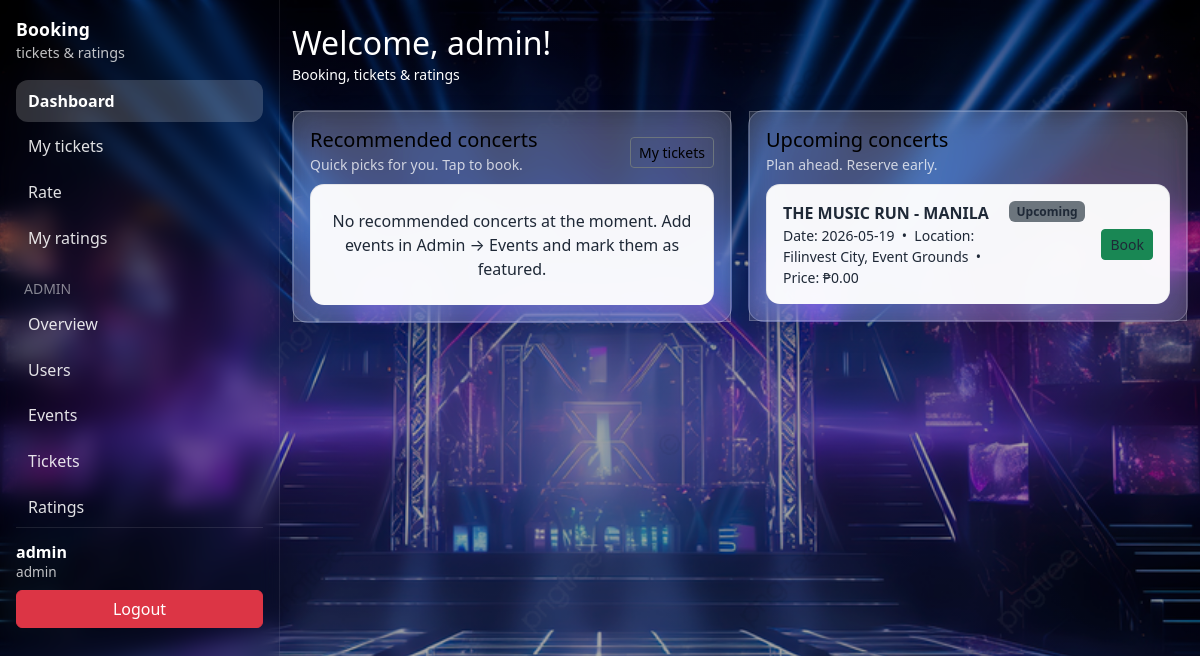
The page /dashboard.php (signed in) on the database its author committed.
### tables this page shows
CREATE TABLE `events` (
  `id` int(11) NOT NULL,
  `name` varchar(120) NOT NULL,
  `event_date` date NOT NULL,
  `location` varchar(150) NOT NULL,
  `price` decimal(10,2) NOT NULL,
  `regular_price` decimal(10,2) NOT NULL DEFAULT 0.00,
  `vip_price` decimal(10,2) NOT NULL DEFAULT 0.00,
  `is_featured` tinyint(1) NOT NULL DEFAULT 0,
  `created_at` timestamp NOT NULL DEFAULT current_timestamp()
);

### dashboard.php (the view, shortened to what this page needs)
<?php
require_once __DIR__ . '/db.php';
$recommendedConcerts = [];
$upcomingConcerts = [];
$today = date('Y-m-d');
try {
    $stmt = $conn->prepare("
        SELECT id, name, event_date AS date, location, price, regular_price, vip_price
        FROM events
        WHERE event_date >= ? AND (is_featured = 0 OR is_featured IS NULL)
        ORDER BY event_date ASC
    ");
    $stmt->execute([$today]);
    while ($row = $stmt->fetch(PDO::FETCH_ASSOC)) {
        $upcomingConcerts[] = [
            'id' => (int)$row['id'],
            'name' => $row['name'],
            'date' => $row['date'],
            'location' => $row['location'],
            'price' => (float)$row['price'],
            'regular_price' => (float)$row['regular_price'],
            'vip_price' => (float)$row['vip_price'],
            'tag' => 'Upcoming',
        ];
    }
} catch (PDOException $e) {
}
?>
<!DOCTYPE html>
<html lang="en">
<head>
    <link href="https://cdn.jsdelivr.net/npm/bootstrap@5.3.0/dist/css/bootstrap.min.css" rel="stylesheet">
    <link rel="stylesheet" href="theme.css">
</head>
<body class="booking-bg">
<div class="booking-layout">
  <?php require_once __DIR__ . '/partials/sidebar.php'; ?>
  <div class="booking-main">
    <div class="container py-4">
        <div class="mb-4">
            <h2 class="mb-0 dashboard-header-title" style="color: #ffffff !important;">Welcome, <?php echo htmlspecialchars($_SESSION["username"]); ?>!</h2>
            <small class="dashboard-header-subtitle" style="color: #ffffff !important;">Booking, tickets &amp; ratings</small>
        </div>
        <div class="row g-3">
            <div class="col-12 col-xl-6">
                <div class="card dashboard-card">
                    <div class="card-body">
                        <div class="d-flex flex-wrap justify-content-between align-items-center gap-2 mb-2">
                            <div>
                                <h5 class="card-title mb-0">Recommended concerts</h5>
                                <small class="text-muted">Quick picks for you. Tap to book.</small>
                            </div>
                            <div class="d-flex gap-2">
                                <a href="my_tickets.php" class="btn btn-outline-secondary btn-sm">My tickets</a>
                            </div>
                        </div>
                        <div class="list-group list-group-flush concert-list">
                            <?php if (empty($recommendedConcerts)): ?>
                                <div class="list-group-item px-3 py-4 text-muted text-center">No recommended concerts at the moment. Add events in Admin → Events and mark them as featured.</div>
                            <?php endif; ?>
                        </div>
                    </div>
                </div>
            </div>
            <div class="col-12 col-xl-6">
                <div class="card dashboard-card">
                    <div class="card-body">
                        <div class="d-flex flex-wrap justify-content-between align-items-center gap-2 mb-2">
                            <div>
                                <h5 class="card-title mb-0">Upcoming concerts</h5>
                                <small class="text-muted">Plan ahead. Reserve early.</small>
                            </div>
                        </div>
                        <div class="list-group list-group-flush concert-list">
                            <?php if (empty($upcomingConcerts)): ?>
                                <div class="list-group-item px-3 py-4 text-muted text-center">No upcoming concerts. Add events in Admin → Events.</div>
                            <?php else: ?>
                            <?php foreach ($upcomingConcerts as $c): ?>
                                <?php
                                $qs = http_build_query([
                                    'event_id' => $c['id'] ?? '',
                                    'event_name' => $c['name'],
                                    'event_date' => $c['date'],
                                    'event_location' => $c['location'],
                                    'price' => $c['price'],
                                ]);
                                ?>
                                <div class="list-group-item px-3 py-3">
                                    <div class="d-flex flex-column flex-md-row align-items-start align-items-md-center justify-content-between gap-3">
                                        <div class="d-flex align-items-start gap-2">
                                            <div>
                                                <div class="fw-semibold"><?php echo htmlspecialchars($c['name']); ?></div>
                                                <div class="text-muted small">
                                                    Date: <?php echo htmlspecialchars($c['date']); ?>
                                                    &nbsp;•&nbsp; Location: <?php echo htmlspecialchars($c['location']); ?>
                                                    &nbsp;•&nbsp; Price: ₱<?php echo number_format((float)$c['regular_price'], 2); ?>
                                                </div>
                                            </div>
                                            <span class="badge text-bg-secondary"><?php echo htmlspecialchars($c['tag']); ?></span>
                                        </div>
                                        <a class="btn btn-success btn-sm" href="ticket_booking.php?<?php echo htmlspecialchars($qs); ?>">
                                            Book
                                        </a>
                                    </div>
                                </div>
                            <?php endforeach; ?>
                            <?php endif; ?>
                        </div>
                    </div>
                </div>
            </div>
        </div>
    </div>
  </div>
</div>
</body>
</html>

### theme.css (style rules this page uses)
.booking-bg { background-color:#5a7ab8; background-image:linear-gradient(rgba(0,0,0,.35),rgba(0,0,0,.35)),url('concert.png'); background-size:cover; background-position:center; background-attachment:fixed; font-family:system-ui,-apple-system,BlinkMacSystemFont,"Segoe UI",sans-serif; color:#fff; }
.booking-bg .container { position:relative; z-index:1; }
.booking-bg .container h1, .booking-bg .container h2, .booking-bg .container h3, .booking-bg .container h4, .booking-bg .container h5, .booking-bg .container h6 { color:#fff !important; }
.booking-bg, .booking-bg h1, .booking-bg h2, .booking-bg h3, .booking-bg h4, .booking-bg h5, .booking-bg h6, .booking-bg .offcanvas-title { color:#fff !important; }
.booking-bg .container > * > h1, .booking-bg .container > * > h2, .booking-bg .container > * > h3, .booking-bg .container > * > h4, .booking-bg .container > * > h5, .booking-bg .container > * > h6 { color:#fff !important; }
.booking-bg .text-muted, .booking-bg small.text-muted { color:#fff !important; }
.booking-bg .card, .booking-bg .card-body, .booking-bg .auth-card, .booking-bg .booking-card, .booking-bg .rating-card, .booking-bg .dashboard-card { background: rgba(255, 255, 255, 0.1) !important; background-color: rgba(255, 255, 255, 0.1) !important; backdrop-filter: blur(15px) saturate(180%) !important; -webkit-backdrop-filter: blur(15px) saturate(180%) !important; border: 1px solid rgba(255, 255, 255, 0.2) !important; color: #ffffff !important; --bs-card-bg: transparent !important; }
.booking-bg .card *, .booking-bg .auth-card *, .booking-bg .booking-card *, .booking-bg .rating-card *, .booking-bg .dashboard-card * { color: #ffffff !important; }
.booking-bg .card .text-muted, .booking-bg .card small, .booking-bg .card .small { color: rgba(255, 255, 255, 0.75) !important; }
.booking-bg .concert-list .list-group-item { background-color: rgba(255, 255, 255, 0.96) !important; }
.booking-bg .concert-list .list-group-item, .booking-bg .concert-list .list-group-item *, .booking-bg .concert-list .list-group-item .fw-semibold, .booking-bg .concert-list .list-group-item .small, .booking-bg .concert-list .list-group-item .text-muted { color: #1f2937 !important; }
.booking-bg .booking-main, .booking-bg .booking-main h1, .booking-bg .booking-main h2, .booking-bg .booking-main h3, .booking-bg .booking-main h4, .booking-bg .booking-main h5, .booking-bg .booking-main h6, .booking-bg .booking-main p, .booking-bg .booking-main span, .booking-bg .booking-main small, .booking-bg .booking-main div, .booking-bg .booking-main td, .booking-bg .booking-main th, .booking-bg .booking-main li, .booking-bg .booking-main label { color: #000 !important; }
.booking-bg .booking-main .btn, .booking-bg .booking-main .badge, .booking-bg .booking-main .alert, .booking-bg .booking-main .nav-link { color: inherit !important; }

### dashboard.php (style rules this page uses)
body { min-height: 100vh; }
body .container { position: relative; z-index: 1; }
body .text-muted { color: rgba(255,255,255,0.9) !important; }
body h2 { color: #fff; }
.dashboard-card { border-radius: 16px; box-shadow: 0 8px 24px rgba(0, 0, 0, 0.15); border: none; }
.concert-list .list-group-item { border-radius: 14px; border: 1px solid rgba(15, 23, 42, 0.08); }
.concert-list .badge { font-weight: 600; }
.booking-layout { min-height: 100vh; display: flex; }
.booking-main { flex: 1; min-width: 0; }
.concert-list .list-group-item, .concert-list .list-group-item .fw-semibold, .concert-list .list-group-item .small, .concert-list .list-group-item .text-muted, .concert-list .list-group-item div, .concert-list .list-group-item span { color: #000 !important; }
.concert-list .list-group-item { background-color: #ffffff !important; }
.concert-list .list-group-item .btn, .concert-list .list-group-item .badge { color: inherit; }
.dashboard-header-title, .dashboard-header-subtitle { color: #fff !important; }

### rows shown on the page
events: name "THE MUSIC RUN - MANILA", event_date "2026-05-19", location "Filinvest City, Event Grounds", regular_price "0.00", tag "Upcoming"

### other values the page prints
$item['label'] "Dashboard"
$item['label'] "My tickets"
$item['label'] "Rate"
$item['label'] "My ratings"
$username "admin"
$role ?: 'user' "admin"
$_SESSION["username"] "admin"
